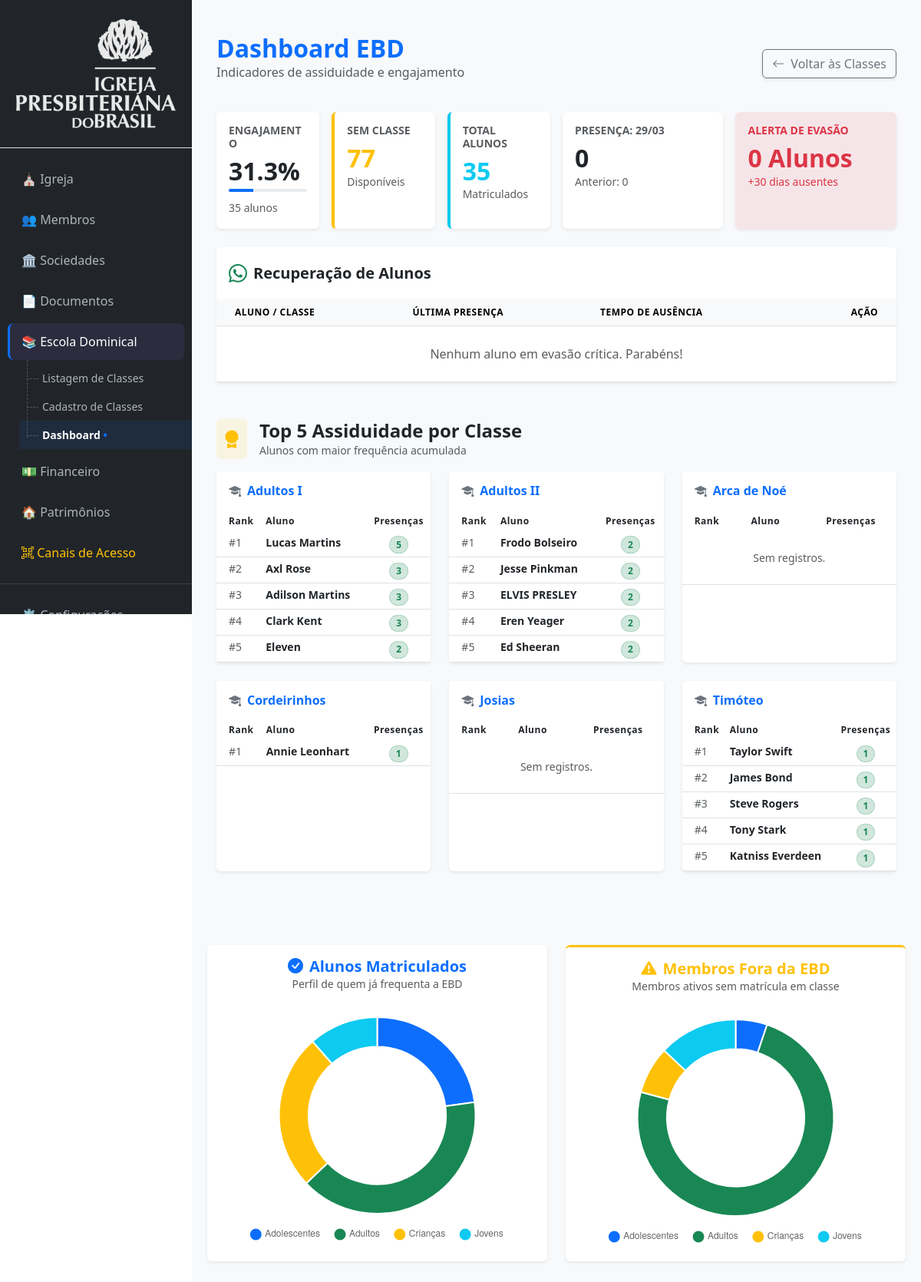
Page /escolaDominical/dashboard (signed in) on the committed database.
### tables this page shows
CREATE TABLE `classes_escola` (
  `classe_id` int(11) NOT NULL,
  `classe_igreja_id` int(11) DEFAULT NULL,
  `classe_nome` varchar(100) DEFAULT NULL,
  `classe_professor_id` int(11) DEFAULT NULL,
  `classe_idade_min` int(11) DEFAULT 0,
  `classe_idade_max` int(11) DEFAULT 99,
  `classe_senha` varchar(255) DEFAULT NULL
);

### app/Views/paginas/escoladominical/dashboard.php (the view, shortened to what the rows shown need)
<div class="container-fluid py-4">
    <div class="d-flex justify-content-between align-items-center mb-4">
        <div>
            <h2 class="fw-bold text-primary mb-0">Dashboard EBD</h2>
        </div>
    </div>
    <div class="row g-3 mb-4">
        <div class="col-md-4 col-xl-2">
            <div class="card border-0 shadow-sm h-100">
                <div class="card-body">
                    <h2 class="fw-bold mb-1"><?= $ocupacao['percentual'] ?>%</h2>
                </div>
            </div>
        </div>
        <div class="col-md-4 col-xl-2">
            <div class="card border-0 shadow-sm h-100 border-start border-warning border-4">
                <div class="card-body">
                    <h2 class="fw-bold mb-0 text-warning"><?= $resumoMatriculas['disponiveis'] ?></h2>
                </div>
            </div>
        </div>
        <div class="col-md-4 col-xl-2">
            <div class="card border-0 shadow-sm h-100 border-start border-info border-4">
                <div class="card-body">
                    <h2 class="fw-bold mb-0 text-info"><?= $resumoMatriculas['matriculados'] ?></h2>
                </div>
            </div>
        </div>
        <div class="col-md-6 col-xl-3">
            <div class="card border-0 shadow-sm h-100">
                <div class="card-body">
                    <div class="d-flex align-items-baseline">
                        <h2 class="fw-bold mb-0 me-2"><?= $comparativo['atual'] ?></h2>
                    </div>
                </div>
            </div>
        </div>
        <div class="col-md-6 col-xl-3">
            <div class="card border-0 shadow-sm h-100 bg-danger bg-opacity-10 border border-danger-subtle">
                <div class="card-body">
                    <h2 class="fw-bold text-danger mb-0"><?= count($sumidos) ?> Alunos</h2>
                </div>
            </div>
        </div>
    </div>
    <div class="row mb-5">
        <div class="col-12">
            <div class="card border-0 shadow-sm">
                <div class="table-responsive">
                    <table class="table table-hover align-middle mb-0">
                        <thead class="table-light small text-uppercase">
                            <tr>
                                <th class="ps-4">Aluno / Classe</th>
                                <th>Última Presença</th>
                                <th>Tempo de Ausência</th>
                                <th class="text-end pe-4">Ação</th>
                            </tr>
                        </thead>
                    </table>
                </div>
            </div>
        </div>
    </div>
    <div class="row">
        <?php foreach($classes as $classe): ?>
            <div class="col-md-6 col-lg-4 mb-4">
                <div class="card border-0 shadow-sm h-100">
                    <div class="card-header bg-white py-3 border-0">
                        <h6 class="mb-0 fw-bold text-primary">
                            <i class="bi bi-mortarboard-fill me-2 text-secondary"></i><?= $classe['classe_nome'] ?>
                        </h6>
                    </div>
                    <div class="card-body p-0">
                        <table class="table table-sm table-hover mb-0">
                            <thead class="bg-light small">
                                <tr>
                                    <th class="ps-3 border-0">Rank</th>
                                    <th class="border-0">Aluno</th>
                                    <th class="text-center border-0">Presenças</th>
                                </tr>
                            </thead>
                            <tbody>
                                <?php if(!empty($classe['top_alunos'])): foreach($classe['top_alunos'] as $idx => $ta): ?>
                                <tr>
                                    <td class="ps-3 text-muted small">#<?= $idx + 1 ?></td>
                                    <td class="fw-bold small">
                                        <?php
                                            $partesNome = explode(' ', trim($ta['membro_nome']));
                                            $primeiroNome = $partesNome[0];
                                            $ultimoNome = (count($partesNome) > 1) ? end($partesNome) : '';
                                            echo $primeiroNome . ' ' . $ultimoNome;
                                        ?>
                                    </td>
                                    <td class="text-center">
                                        <span class="badge bg-success-subtle text-success border border-success-subtle rounded-pill">
                                            <?= $ta['total_presencas'] ?>
                                        </span>
                                    </td>
                                </tr>
                                <?php endforeach; else: ?>
                                    <tr>
                                        <td colspan="3" class="text-center py-4 text-muted small">Sem registros.</td>
                                    </tr>
                                <?php endif; ?>
                            </tbody>
                        </table>
                    </div>
                </div>
            </div>
        <?php endforeach; ?>
    </div>
</div>
<script>
document.addEventListener('DOMContentLoaded', function() {
    const cores = ['#0d6efd', '#198754', '#ffc107', '#0dcaf0'];
    // Configuração Comum
    const commonOptions = {
        responsive: true,
        maintainAspectRatio: false,
        plugins: {
            legend: { position: 'bottom', labels: { usePointStyle: true, padding: 20 } }
        },
        cutout: '70%'
    };
    // Gráfico 1: Matriculados
    const dados1 = <?= json_encode($faixasEtarias) ?>;
    new Chart(document.getElementById('chartEtario'), {
        type: 'doughnut',
        data: {
            labels: dados1.map(i => i.faixa),
            datasets: [{ data: dados1.map(i => i.total), backgroundColor: cores }]
        },
        options: commonOptions
    });
    // Gráfico 2: Fora da EBD
    const dados2 = <?= json_encode($faixasEtariasFora) ?>;
    new Chart(document.getElementById('chartEtarioFora'), {
        type: 'doughnut',
        data: {
            labels: dados2.map(i => i.faixa),
            datasets: [{ data: dados2.map(i => i.total), backgroundColor: cores }]
        },
        options: commonOptions
    });
});
</script>

### rows in the picture
classes_escola: classe_nome "Adultos I", primeiroNome "Lucas", ultimoNome "Martins", total_presencas "5", primeiroNome "Axl", ultimoNome "Rose", total_presencas "3", primeiroNome "Adilson", primeiroNome "Clark", ultimoNome "Kent", primeiroNome "Eleven", total_presencas "2"
classes_escola: classe_nome "Adultos II", primeiroNome "Frodo", ultimoNome "Bolseiro", total_presencas "2", primeiroNome "Jesse", ultimoNome "Pinkman", primeiroNome "ELVIS", ultimoNome "PRESLEY", primeiroNome "Eren", ultimoNome "Yeager", primeiroNome "Ed", ultimoNome "Sheeran"
classes_escola: classe_nome "Arca de Noé", shows "Sem registros."
classes_escola: classe_nome "Cordeirinhos", primeiroNome "Annie", ultimoNome "Leonhart", total_presencas "1"
classes_escola: classe_nome "Josias", shows "Sem registros."
classes_escola: classe_nome "Timóteo", primeiroNome "Taylor", ultimoNome "Swift", total_presencas "1", primeiroNome "James", ultimoNome "Bond", primeiroNome "Steve", ultimoNome "Rogers", primeiroNome "Tony", ultimoNome "Stark", primeiroNome "Katniss", ultimoNome "Everdeen"

### other values in the picture
$ocupacao['percentual'] "31.3"
$ocupacao['total_ebd'] "35"
$resumoMatriculas['disponiveis'] "77"
$resumoMatriculas['matriculados'] "35"
$comparativo['data_ref'] "29/03"
$comparativo['atual'] "0"
$comparativo['anterior'] "0"
count($sumidos) "0"
